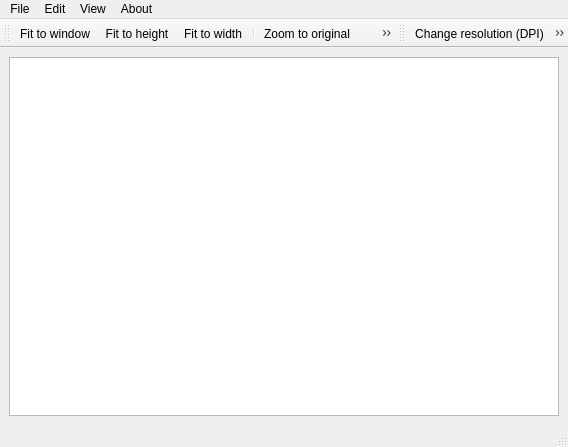
<?xml version="1.0" encoding="UTF-8"?>
<ui version="4.0">
 <class>MainWindow</class>
 <widget class="QMainWindow" name="MainWindow">
  <property name="geometry">
   <rect>
    <x>0</x>
    <y>0</y>
    <width>568</width>
    <height>447</height>
   </rect>
  </property>
  <property name="windowTitle">
   <string>QT-leptonica</string>
  </property>
  <property name="windowIcon">
   <iconset resource="../resources/application.qrc">
    <normaloff>:/images/binary-icon.png</normaloff>:/images/binary-icon.png</iconset>
  </property>
  <widget class="QWidget" name="centralwidget">
   <layout class="QGridLayout" name="gridLayout">
    <item row="0" column="0">
     <layout class="QVBoxLayout" name="verticalLayout">
      <item>
       <widget class="QGraphicsView" name="gViewResult"/>
      </item>
     </layout>
    </item>
   </layout>
  </widget>
  <widget class="QMenuBar" name="menubar">
   <property name="geometry">
    <rect>
     <x>0</x>
     <y>0</y>
     <width>568</width>
     <height>21</height>
    </rect>
   </property>
   <widget class="QMenu" name="menuAbout">
    <property name="title">
     <string>About</string>
    </property>
    <addaction name="actionAbout"/>
    <addaction name="actionAbout_Qt"/>
   </widget>
   <widget class="QMenu" name="menuFile">
    <property name="title">
     <string>File</string>
    </property>
    <addaction name="actionOpenFile"/>
    <addaction name="actionSave"/>
    <addaction name="actionSaveAs"/>
    <addaction name="separator"/>
    <addaction name="actionQuit"/>
   </widget>
   <widget class="QMenu" name="menuView">
    <property name="title">
     <string>View</string>
    </property>
    <addaction name="actionFit_to_window"/>
    <addaction name="actionFit_to_height"/>
    <addaction name="actionFit_to_width"/>
    <addaction name="separator"/>
    <addaction name="actionZoom_to_original"/>
    <addaction name="actionZoom_in"/>
    <addaction name="actionZoom_out"/>
   </widget>
   <widget class="QMenu" name="menuEdit">
    <property name="title">
     <string>Edit</string>
    </property>
    <addaction name="actionChange_resolution"/>
    <addaction name="actionDetectOrientation"/>
    <addaction name="actionBinarizeUnIl"/>
    <addaction name="actionDewarp"/>
   </widget>
   <addaction name="menuFile"/>
   <addaction name="menuEdit"/>
   <addaction name="menuView"/>
   <addaction name="menuAbout"/>
  </widget>
  <widget class="QStatusBar" name="statusbar"/>
  <widget class="QToolBar" name="viewBar">
   <property name="windowTitle">
    <string>ViewTools</string>
   </property>
   <attribute name="toolBarArea">
    <enum>TopToolBarArea</enum>
   </attribute>
   <attribute name="toolBarBreak">
    <bool>false</bool>
   </attribute>
   <addaction name="actionFit_to_window"/>
   <addaction name="actionFit_to_height"/>
   <addaction name="actionFit_to_width"/>
   <addaction name="separator"/>
   <addaction name="actionZoom_to_original"/>
   <addaction name="actionZoom_in"/>
   <addaction name="actionZoom_out"/>
  </widget>
  <widget class="QToolBar" name="editBar">
   <property name="windowTitle">
    <string>editBar</string>
   </property>
   <attribute name="toolBarArea">
    <enum>TopToolBarArea</enum>
   </attribute>
   <attribute name="toolBarBreak">
    <bool>false</bool>
   </attribute>
   <addaction name="actionChange_resolution"/>
   <addaction name="actionDetectOrientation"/>
   <addaction name="actionBinarizeUnIl"/>
   <addaction name="actionDewarp"/>
  </widget>
  <action name="actionAbout">
   <property name="text">
    <string>About...</string>
   </property>
  </action>
  <action name="actionAbout_Qt">
   <property name="text">
    <string>About Qt</string>
   </property>
  </action>
  <action name="actionOpenFile">
   <property name="text">
    <string>Open File...</string>
   </property>
   <property name="shortcut">
    <string>Ctrl+O</string>
   </property>
  </action>
  <action name="actionSave">
   <property name="text">
    <string>Save</string>
   </property>
   <property name="shortcut">
    <string>Ctrl+S</string>
   </property>
  </action>
  <action name="actionSaveAs">
   <property name="text">
    <string>Save as...</string>
   </property>
  </action>
  <action name="actionQuit">
   <property name="text">
    <string>Quit</string>
   </property>
   <property name="shortcut">
    <string>Ctrl+Q</string>
   </property>
  </action>
  <action name="actionFit_to_window">
   <property name="icon">
    <iconset resource="../resources/application.qrc">
     <normaloff>:/images/zoom-fit-best.svg</normaloff>:/images/zoom-fit-best.svg</iconset>
   </property>
   <property name="text">
    <string>Fit to window</string>
   </property>
   <property name="shortcut">
    <string>Ctrl+F</string>
   </property>
  </action>
  <action name="actionFit_to_height">
   <property name="icon">
    <iconset resource="../resources/application.qrc">
     <normaloff>:/images/zoom-fit-height.svg</normaloff>:/images/zoom-fit-height.svg</iconset>
   </property>
   <property name="text">
    <string>Fit to height</string>
   </property>
  </action>
  <action name="actionFit_to_width">
   <property name="icon">
    <iconset resource="../resources/application.qrc">
     <normaloff>:/images/zoom-fit-width.svg</normaloff>:/images/zoom-fit-width.svg</iconset>
   </property>
   <property name="text">
    <string>Fit to width</string>
   </property>
  </action>
  <action name="actionZoom_in">
   <property name="icon">
    <iconset resource="../resources/application.qrc">
     <normaloff>:/images/zoom-in.svg</normaloff>:/images/zoom-in.svg</iconset>
   </property>
   <property name="text">
    <string>Zoom in</string>
   </property>
   <property name="shortcut">
    <string>Ctrl++</string>
   </property>
  </action>
  <action name="actionZoom_out">
   <property name="icon">
    <iconset resource="../resources/application.qrc">
     <normaloff>:/images/zoom-out.svg</normaloff>:/images/zoom-out.svg</iconset>
   </property>
   <property name="text">
    <string>Zoom out</string>
   </property>
   <property name="shortcut">
    <string>Ctrl+-</string>
   </property>
  </action>
  <action name="actionZoom_to_original">
   <property name="icon">
    <iconset resource="../resources/application.qrc">
     <normaloff>:/images/zoom-original.svg</normaloff>:/images/zoom-original.svg</iconset>
   </property>
   <property name="text">
    <string>Zoom to original</string>
   </property>
   <property name="shortcut">
    <string>Ctrl+*</string>
   </property>
  </action>
  <action name="actionBinarizeUnIl">
   <property name="icon">
    <iconset resource="../resources/application.qrc">
     <normaloff>:/images/binary-icon.png</normaloff>:/images/binary-icon.png</iconset>
   </property>
   <property name="text">
    <string>Binarize and fix illumination</string>
   </property>
   <property name="toolTip">
    <string>Binarize and fix uneven illumination</string>
   </property>
  </action>
  <action name="actionChange_resolution">
   <property name="icon">
    <iconset resource="../resources/application.qrc">
     <normaloff>:/images/change_dpi.png</normaloff>:/images/change_dpi.png</iconset>
   </property>
   <property name="text">
    <string>Change resolution (DPI)...</string>
   </property>
  </action>
  <action name="actionDewarp">
   <property name="icon">
    <iconset resource="../resources/application.qrc">
     <normaloff>:/images/dewarp.png</normaloff>:/images/dewarp.png</iconset>
   </property>
   <property name="text">
    <string>Dewarp</string>
   </property>
  </action>
  <action name="actionDetectOrientation">
   <property name="icon">
    <iconset resource="../resources/application.qrc">
     <normaloff>:/resolution.svg</normaloff>:/resolution.svg</iconset>
   </property>
   <property name="text">
    <string>Detect Orientation...</string>
   </property>
  </action>
 </widget>
 <resources>
  <include location="../resources/application.qrc"/>
 </resources>
 <connections>
  <connection>
   <sender>actionQuit</sender>
   <signal>triggered()</signal>
   <receiver>MainWindow</receiver>
   <slot>close()</slot>
   <hints>
    <hint type="sourcelabel">
     <x>-1</x>
     <y>-1</y>
    </hint>
    <hint type="destinationlabel">
     <x>283</x>
     <y>223</y>
    </hint>
   </hints>
  </connection>
 </connections>
</ui>
